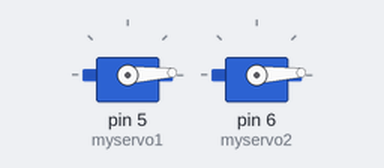
The sketch below on a simulated Arduino Uno, built with avr-gcc and run on an emulated ATmega328P. On the bench: 2 × servo.

Above: at 0.05 s.
At 1.35 s:
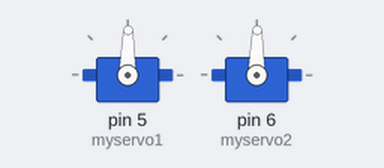
At 2.65 s:
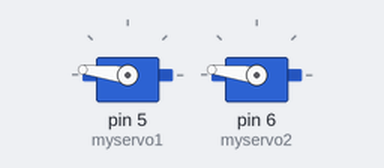
At 5.25 s:
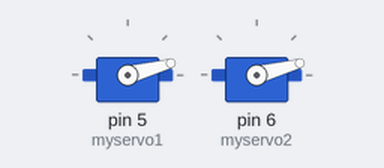
Timing chart, 0 to 7.1 s (numbered marks = the images above):
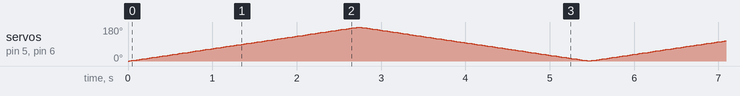

The sketch:

servo.ino
```cpp
#include <Servo.h>

Servo myservo1;  // create servo object to control a servo
Servo myservo2;                // a maximum of eight servo objects can be created

int pos = 0;    // variable to store the servo position

void setup()
{
  myservo1.attach(5);  // attaches the servo on pin 9 to the servo object
  myservo2.attach(6);  // attaches the servo on pin 9 to the servo object
}


void loop()
{
  for(pos = 0; pos < 180; pos += 1)  // goes from 0 degrees to 180 degrees
  {                                  // in steps of 1 degree
    myservo1.write(pos);
    myservo2.write(pos);// tell servo to go to position in variable 'pos'
    delay(15);                       // waits 15ms for the servo to reach the position
  }
  for(pos = 180; pos>=1; pos-=1)     // goes from 180 degrees to 0 degrees
  {
    myservo1.write(pos);
    myservo2.write(pos);// tell servo to go to position in variable 'pos'
    delay(15);

  }

}
```
